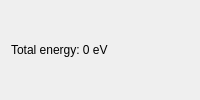
<?xml version="1.0" encoding="UTF-8"?>
<ui version="4.0">
 <class>SEMySpringModelInteractionModelPropertiesClass</class>
 <widget class="QWidget" name="SEMySpringModelInteractionModelPropertiesClass">
  <property name="windowTitle">
   <string/>
  </property>
  <layout class="QGridLayout" name="gridLayout">
   <item row="0" column="0">
    <widget class="QLabel" name="labelTotalEnergy">
     <property name="text">
      <string>Total energy: 0 eV</string>
     </property>
    </widget>
   </item>
  </layout>
 </widget>
 <resources/>
 <connections/>
 <slots>
  <slot>onCheckBoxChanged(int)</slot>
 </slots>
</ui>
